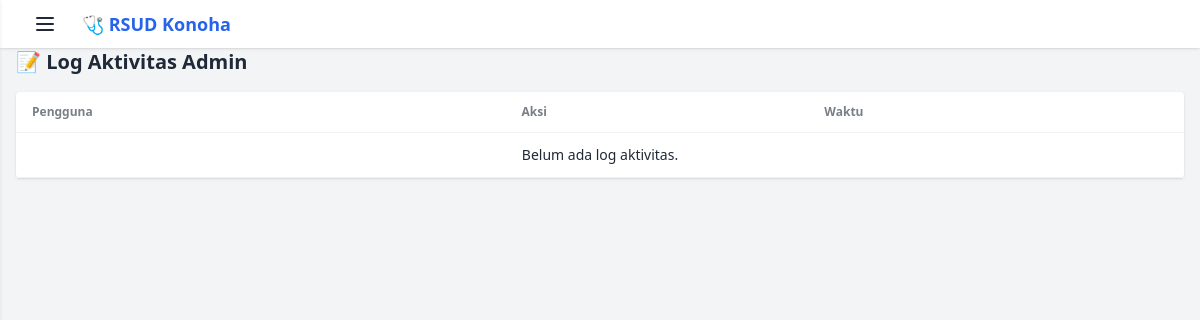
/log-aktivitas/ (signed in), run on an earlier commit of the app's database.
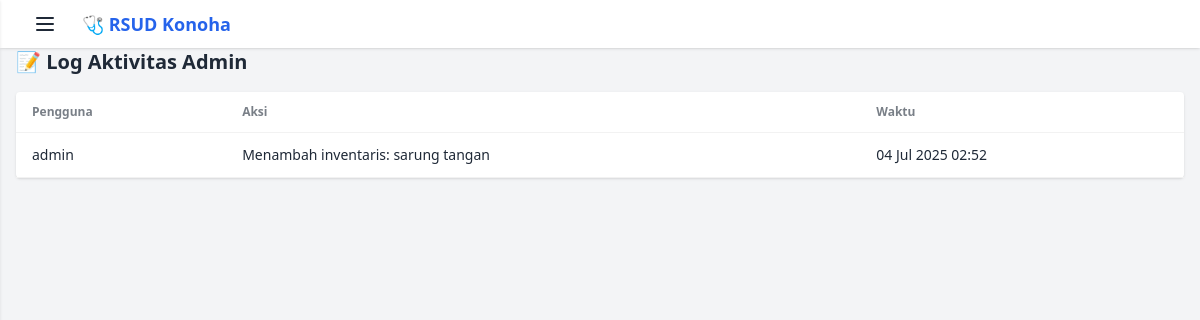
And on a later commit of the database.
### simrs/models.py (models this page shows, shortened)
class LogAktivitas(models.Model):
    pengguna = models.ForeignKey(Pengguna, on_delete=models.CASCADE)
    aksi = models.TextField()
    waktu = models.DateTimeField(auto_now_add=True)

class Pengguna(AbstractUser):
    PERAN_CHOICES = (
        ('admin', 'Admin'),
        ('pasien', 'Pasien'),
        ('tenaga_medis', 'Tenaga Medis'),
    )
    peran = models.CharField(max_length=20, choices=PERAN_CHOICES)
    nama_lengkap = models.CharField(max_length=100)
    no_hp = models.CharField(max_length=20, blank=True, null=True)
    alamat = models.TextField(blank=True, null=True)
    nomor_rm = models.CharField(max_length=20, blank=True, null=True, unique=True)

### simrs/views.py (the view)
# urls.py: path('log-aktivitas/', views.log_aktivitas, name='log_aktivitas'),
@login_required
def log_aktivitas(request):
    if request.user.peran != 'admin':
        return redirect('dashboard')
    logs = LogAktivitas.objects.all().order_by('-waktu')
    return render(request, 'simrs/log_aktivitas.html', {'log_list': logs})

### simrs/templates/simrs/log_aktivitas.html (shortened to what this page needs)
{% extends 'simrs/base.html' %}
{% block content %}
<h2 class="text-xl font-bold mb-4">📝 Log Aktivitas Admin</h2>
<table class="table w-full bg-white rounded shadow">
  <thead>
    <tr>
      <th>Pengguna</th>
      <th>Aksi</th>
      <th>Waktu</th>
    </tr>
  </thead>
  <tbody>
    {% for log in log_list %}
    <tr>
      <td>{{ log.pengguna.username }}</td>
      <td>{{ log.aksi }}</td>
      <td>{{ log.waktu|date:"d M Y H:i" }}</td>
    </tr>
    {% empty %}
    <tr><td colspan="3" class="text-center">Belum ada log aktivitas.</td></tr>
    {% endfor %}
  </tbody>
</table>
{% endblock %}

What changed in the data, as far as the page shows it:
added LogAktivitas: pengguna.username "admin", aksi "Menambah inventaris: sarung tangan", waktu "04 Jul 2025 02:52"
Also different on the page:
text no longer shown: "Belum ada log aktivitas."
